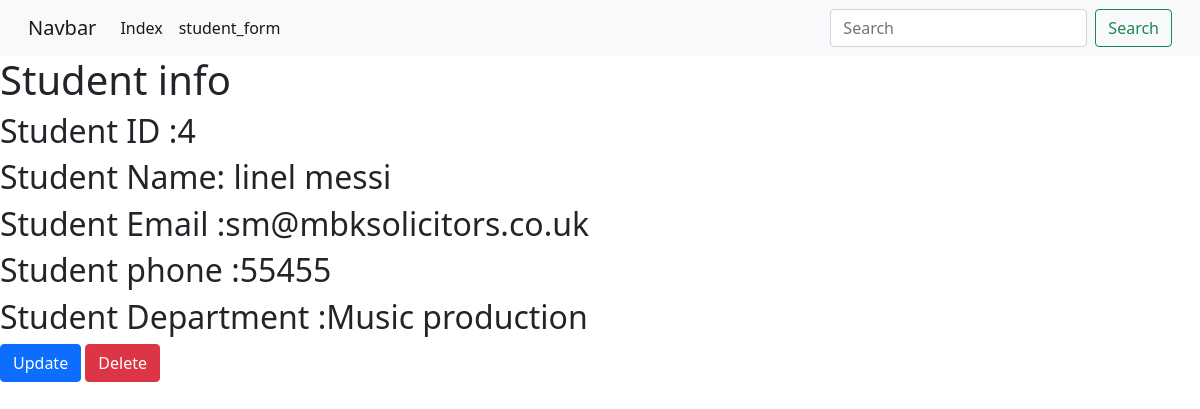
The app's page /student_info/4, older data.
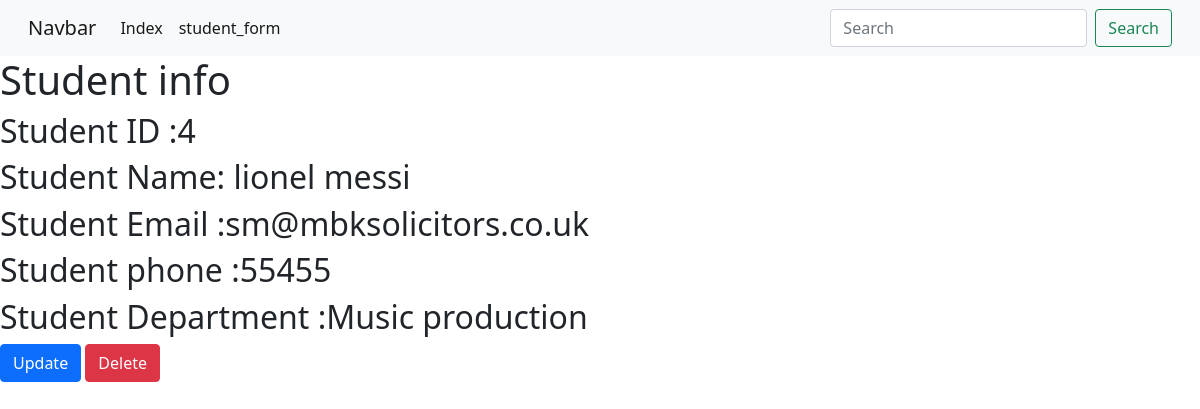
The same page, newer data.
### first_app/models.py (models this page shows)
class Student(models.Model):
    first_name= models.CharField(max_length=50, blank=True, null=True)
    Last_name= models.CharField(max_length=50, blank=True, null=True)
    email = models.EmailField()
    phone =models.IntegerField( blank =True,null =True)
    DEPARTMENTS =(
        ('Music production', 'Music Production'),
        ('Software', 'Softwarte'),
        ('Computer Gaming', 'Computer Gaming'),
    )
    department = models.CharField(max_length=100,blank=True, null=True, choices= DEPARTMENTS)
    date_created =models.DateTimeField( auto_now_add=False)

### first_app/views.py (the view)
# urls.py: path('student_info/<int:student_id>', views.student_info, name ='student_info'),
def student_info(request,student_id):
    student_info =Student.objects.get(pk =student_id)
    diction = {'title':'student_info','student_info': student_info}
    return render(request,'first_app/student_info.html',context = diction)

### templates/first_app/student_info.html
{% extends 'first_app/base.html' %}
{% block body_block  %}
<h1>Student info </h1>
<h2>Student ID :{{student_info.id}}</h2>
<h2>Student Name: {{student_info.first_name}}  {{ student_info.Last_name}}</h2>
<h2>Student Email :{{student_info.email}}</h2>
<h2>Student phone :{{student_info.phone}}</h2>
<h2>Student Department :{{student_info.department}}</h2>
<a href="{% url 'first_app:student_update' student_id=student_info.id %}" class="btn btn-primary">Update</a>
<a href="{% url 'first_app:student_delete' student_id=student_info.id %}" class="btn btn-danger">Delete</a>
{% endblock  %}

### templates/first_app/base.html (shortened to what this page needs)
<!DOCTYPE html>
<html lang="en">
<head>
    <link rel="stylesheet" href="https://stackpath.bootstrapcdn.com/bootstrap/4.4.1/css/bootstrap.min.css">
    <link href="https://cdn.jsdelivr.net/npm/bootstrap@5.1.1/dist/css/bootstrap.min.css" rel="stylesheet">
</head>
<body>
<nav class="navbar navbar-expand-lg navbar-light bg-light">
  <div class="container-fluid">
    <a class="navbar-brand" href="#">Navbar</a>
    <div class="collapse navbar-collapse" id="navbarSupportedContent">
      <ul class="navbar-nav me-auto mb-2 mb-lg-0">
        <li class="nav-item">
          <a class="nav-link active" aria-current="page" href="{% url 'first_app:index' %}">Index</a>
        </li>
         <li class="nav-item">
          <a class="nav-link active" aria-current="page" href="{% url 'first_app:student_form' %}">student_form</a>
        </li>
          </ul>
      <form class="d-flex">
        <input class="form-control me-2" type="search" placeholder="Search" aria-label="Search">
        <button class="btn btn-outline-success" type="submit">Search</button>
      </form>
    </div>
  </div>
</nav>
{% block body_block  %}
{% endblock  %}
</body>
</html>

Row changes from the older to the newer data that the page shows:
changed Student "messi": first_name "linel" → "lionel"
